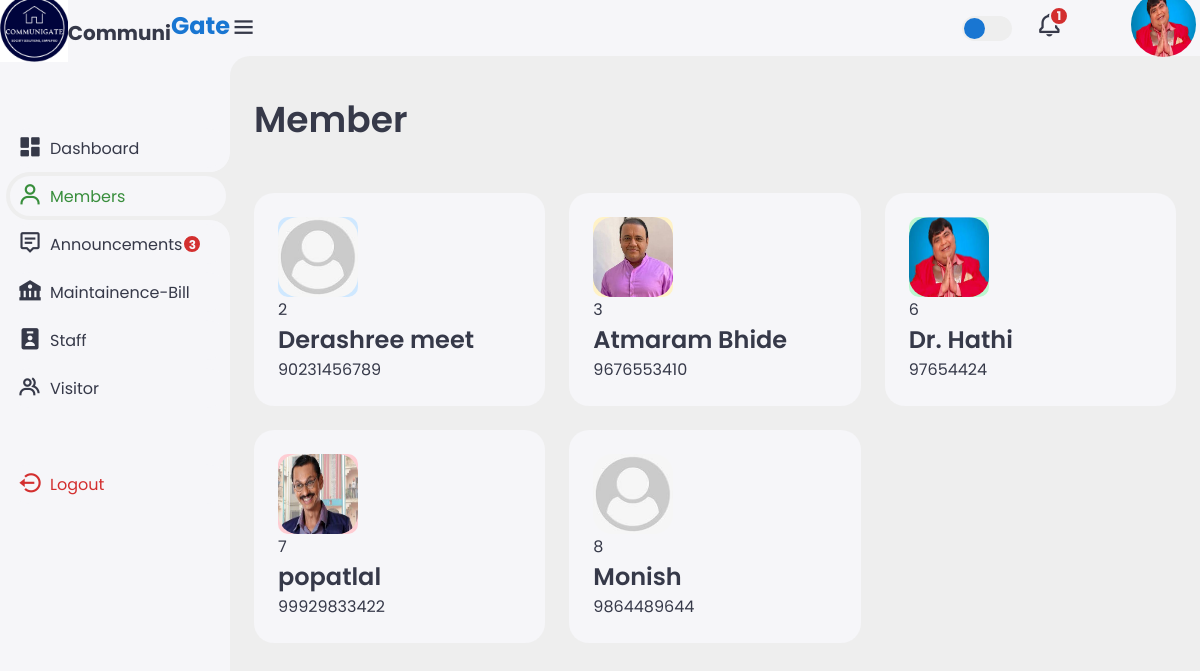
The page /user/member.php (signed in) on the database its author committed.
### tables this page shows
CREATE TABLE `members` (
  `hno` int(255) NOT NULL,
  `name` varchar(255) NOT NULL,
  `img_source` varchar(400) NOT NULL DEFAULT './images/defualt.png',
  `email` varchar(255) NOT NULL,
  `password` varchar(255) NOT NULL,
  `user_type` varchar(255) NOT NULL DEFAULT 'user',
  `mno` varchar(15) NOT NULL,
  `total` int(25) NOT NULL,
  `isrented` varchar(10) NOT NULL DEFAULT 'owner'
);

### user/member.php (the view, shortened to what this page needs)
<!DOCTYPE html>
<html lang="en">
<head>
    <link href='https://unpkg.com/boxicons@2.1.4/css/boxicons.min.css' rel='stylesheet'>
    <link rel="stylesheet" href="./style.css">
</head>
<body>
    <div class="sidebar">
        <a href="#" class="logo">
            <i class='bx'><img src="/images/logo.png" height="100%" width="100%" style="object-fit:blue;" alt=""></i>
            <div class="logo-name"><span><sub>Communi</span>Gate</sub></div>
        </a>
        <ul class="side-menu">
            <li><a href="dashboard.php"><i class='bx bxs-dashboard'></i>Dashboard</a></li>
            <li class="active"><a href="member.php"><i class='bx bx-user'></i>Members</a></li>
            <li><a href="announcement.php"><i class='bx bx-message-alt-detail'></i>Announcements<?php @include('../config.php');
             $select="SELECT id FROM `annoucement`";
             $result = mysqli_query($conn, $select);
             $rowcount = mysqli_num_rows( $result );
             if($rowcount>0)
             {
               echo " <span id='count'> $rowcount </span>";
             }
             ?> </a></li>
            <li><a href="maintainence-bill.php"><i class='bx bxs-bank' ></i>Maintainence-Bill<?php @include('../config.php');
             ?> </a></li>
            <li><a href="staff.php"><i class='bx bxs-user-badge'></i>Staff</a></li>
            <li><a href="visitor.php"><i class='bx bx-group'></i>Visitor</a></li>
        </ul>
        <ul class="side-menu">
            <li>
                <a href="/logout.php" class="logout">
                    <i class='bx bx-log-out-circle'></i>
                    Logout
                </a>
            </li>
        </ul>
    </div>
    <div class="content">
            <?php
                @include('../config.php');
                ?>
        <?php include('nav.php'); ?>
        <main>
            <div class="header">
                <div class="left">
                    <h1>Member</h1>
                </div>
            </div>
            <ul class="insights">
            <?php
                            @include('../config.php');
                            $sql="SELECT * from `members`";
                            $res=mysqli_query($conn,$sql);
                                while($row=mysqli_fetch_array($res))
                                {
                            ?>
                <li><a href="userpage.php?id=<?php echo $row['hno']; ?>">
                    <i class='bx bx'><img src="<?php if ($row['img_source'] == '../images/') { echo '../images/defualt.png'; } else { echo $row['img_source']; } ?>" style="width:100%; height:100%; border-radius:20px;"></i>
                    <span class="info">
                        <p><?php echo $row['hno']; ?></p>
                        <h3><?php echo $row['name']; ?> </h3>
                        <p><?php echo $row['mno']; ?></p>
                    </span></a>
                </li>
                <?php
            }
                ?>
              </ul>
        </main>
    </div>
</body>
</html>

### user/nav.php (shortened to what this page needs)
<nav>
            <i class='bx bx-menu'></i>
            <label for="theme-toggle" class="theme-toggle"></label>
            <a href="agreevisitor.php" class="notif">
                <i class='bx bx-bell'></i>
                <span class="count"><?php   @include('../config.php');
                             $name=$_SESSION['user_name'];
                            $sql="SELECT  id from cfvisitor WHERE pstm='$name' ";
                            $res=mysqli_query($conn,$sql);
                            $rowcount = mysqli_num_rows( $res );
                            echo $rowcount; ?></span>
            </a>
            <a href="#" class="profile">
            <?php
                @include('../config.php');
                $name=$_SESSION['user_name'];
                $select="SELECT * FROM  `members` WHERE `name` = '$name'";
                $res=mysqli_query($conn,$select);
                if(mysqli_num_rows($res)>0){
                    while($row=mysqli_fetch_array($res))
                    {
                ?>
               <a href="../user/editprofile.php?id=<?php echo $row['hno']; ?>"><img src="<?php if ($row['img_source'] == '../images/') { echo '../images/defualt.png'; } else { echo $row['img_source']; } ?>" style="width:65px; height:65px; border-radius:50%; margin:30%;" ></a>
              <?php
              }
            }
            ?>
            </a>
        </nav>

### rows shown on the page
members: img_source (picture), hno "6", name "Dr. Hathi", mno "97654424"
members: img_source (picture), hno "2", name "Derashree meet", mno "90231456789"
members: img_source (picture), hno "3", name "Atmaram Bhide", mno "9676553410"
members: img_source (picture), hno "7", name "popatlal", mno "99929833422"
members: hno "8", name "Monish", mno "9864489644"

### other values the page prints
$rowcount "3"
$rowcount "1"
